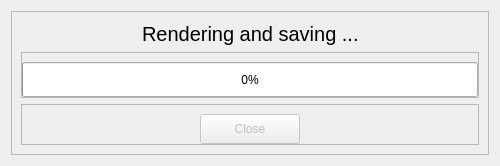
<?xml version="1.0" encoding="UTF-8"?>
<ui version="4.0">
 <class>RenderingProgressDialog</class>
 <widget class="QDialog" name="RenderingProgressDialog">
  <property name="geometry">
   <rect>
    <x>0</x>
    <y>0</y>
    <width>500</width>
    <height>166</height>
   </rect>
  </property>
  <property name="windowTitle">
   <string>Rendering And Saving</string>
  </property>
  <layout class="QVBoxLayout" name="verticalLayout">
   <item>
    <widget class="QFrame" name="main_widget_frame">
     <property name="frameShape">
      <enum>QFrame::StyledPanel</enum>
     </property>
     <property name="frameShadow">
      <enum>QFrame::Raised</enum>
     </property>
     <layout class="QVBoxLayout" name="verticalLayout_4">
      <item>
       <layout class="QHBoxLayout" name="status_message_frame_layout">
        <item>
         <spacer name="status_message_h_left_spacer">
          <property name="orientation">
           <enum>Qt::Horizontal</enum>
          </property>
          <property name="sizeHint" stdset="0">
           <size>
            <width>40</width>
            <height>20</height>
           </size>
          </property>
         </spacer>
        </item>
        <item>
         <widget class="QLabel" name="status_message_label">
          <property name="font">
           <font>
            <pointsize>15</pointsize>
            <bold>false</bold>
           </font>
          </property>
          <property name="text">
           <string>Rendering and saving ...</string>
          </property>
         </widget>
        </item>
        <item>
         <spacer name="status_message_h_right_spacer">
          <property name="orientation">
           <enum>Qt::Horizontal</enum>
          </property>
          <property name="sizeHint" stdset="0">
           <size>
            <width>40</width>
            <height>20</height>
           </size>
          </property>
         </spacer>
        </item>
       </layout>
      </item>
      <item>
       <widget class="QFrame" name="progress_bar_frame">
        <property name="frameShape">
         <enum>QFrame::StyledPanel</enum>
        </property>
        <property name="frameShadow">
         <enum>QFrame::Raised</enum>
        </property>
        <layout class="QVBoxLayout" name="verticalLayout_2">
         <property name="leftMargin">
          <number>0</number>
         </property>
         <property name="topMargin">
          <number>9</number>
         </property>
         <property name="rightMargin">
          <number>0</number>
         </property>
         <property name="bottomMargin">
          <number>0</number>
         </property>
         <item>
          <layout class="QVBoxLayout" name="progress_bar_frame_layout">
           <item>
            <widget class="QProgressBar" name="progress_bar">
             <property name="minimumSize">
              <size>
               <width>0</width>
               <height>35</height>
              </size>
             </property>
             <property name="value">
              <number>0</number>
             </property>
             <property name="alignment">
              <set>Qt::AlignLeading|Qt::AlignLeft|Qt::AlignVCenter</set>
             </property>
            </widget>
           </item>
          </layout>
         </item>
        </layout>
       </widget>
      </item>
      <item>
       <widget class="QFrame" name="close_button_frame">
        <property name="frameShape">
         <enum>QFrame::StyledPanel</enum>
        </property>
        <property name="frameShadow">
         <enum>QFrame::Raised</enum>
        </property>
        <layout class="QHBoxLayout" name="horizontalLayout_2">
         <property name="leftMargin">
          <number>0</number>
         </property>
         <property name="topMargin">
          <number>0</number>
         </property>
         <property name="rightMargin">
          <number>0</number>
         </property>
         <property name="bottomMargin">
          <number>0</number>
         </property>
         <item>
          <layout class="QHBoxLayout" name="close_button_frame_h_layout">
           <property name="topMargin">
            <number>9</number>
           </property>
           <item>
            <spacer name="close_button_h_left_spacer">
             <property name="orientation">
              <enum>Qt::Horizontal</enum>
             </property>
             <property name="sizeHint" stdset="0">
              <size>
               <width>40</width>
               <height>20</height>
              </size>
             </property>
            </spacer>
           </item>
           <item>
            <widget class="QPushButton" name="close_button">
             <property name="enabled">
              <bool>false</bool>
             </property>
             <property name="minimumSize">
              <size>
               <width>100</width>
               <height>30</height>
              </size>
             </property>
             <property name="text">
              <string>Close</string>
             </property>
            </widget>
           </item>
           <item>
            <spacer name="close_button_h_right_spacer">
             <property name="orientation">
              <enum>Qt::Horizontal</enum>
             </property>
             <property name="sizeHint" stdset="0">
              <size>
               <width>40</width>
               <height>20</height>
              </size>
             </property>
            </spacer>
           </item>
          </layout>
         </item>
        </layout>
       </widget>
      </item>
     </layout>
    </widget>
   </item>
  </layout>
 </widget>
 <resources/>
 <connections/>
</ui>
